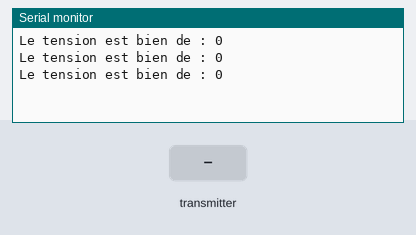
A sketch run on a simulated ESP8266 (NodeMCU). Parts: the last lines printed to the serial monitor. Inputs (shaded band) come from the test bench.

Above: at 1.2 s.
1.3 s: the transmitter starts sending datasensor = 0
At 1.46 s:
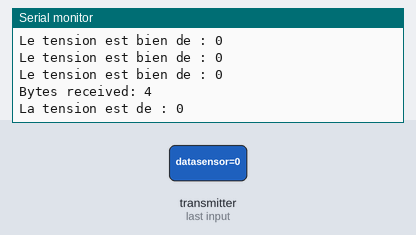
2.8 s: the transmitter starts sending datasensor = 256
At 3.21 s:
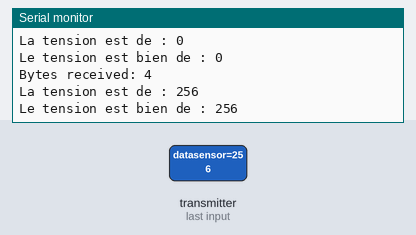

The sketch:

Projet-Code_pour_ESP_receiver.ino
```cpp
/*
 * Ce code est utilisé pour envoyer des données d'un esp à un autre esp
 * il utilise pour cela la communication esp_now
 * Dans ce code ce sont des données d'un capteur FSR qui seront reçues par un esp
 *
 * Cette partie de code-ci est utilisé pour l'appareil receveur de données
*/

int variable = 280;

/*
  =====================================
           BIBLIOTHÈQUES
  =====================================
*/

#include <ESP8266WiFi.h> //bibliothèque pour le WiFI avec l'esp8266
#include <espnow.h> //bibliothèque pour utiliser la communication ESP_NOW |e| esp

/*
  =====================================
             PARTIE ESP_NOW
  =====================================
*/

// Création de la structure d'envoie des données du capteur
// /!\ Doit correspondre avec celle de l'expéditeur
typedef struct struct_message {
  int datasensor;
} struct_message;

// Création d'une struct_message pour appeler myData
struct_message myData;

// La fonction Callback qui sera exécutée lors de la récéption des données
void OnDataRecv(uint8_t * mac, uint8_t *incomingData, uint8_t len) {
  memcpy(&myData, incomingData, sizeof(myData));
  // On affiche les données du capteur qui sont reçues dans la variable datasensor
  Serial.print(F("Bytes received: "));
  Serial.println(len);
  Serial.print(F("La tension est de : "));
  Serial.println(myData.datasensor);  //appel de la variable datasensor crée dans la fct myData (typedef)
  Serial.println();

}


/*============================================================================================
  ++++++++++++++++++++++++++++++++++++++++++++++++++++++++++++++++++++++++++++++++++++++++++++

                                  VOID SETUP / FCT PRINCIPAL

  ++++++++++++++++++++++++++++++++++++++++++++++++++++++++++++++++++++++++++++++++++++++++++++
============================================================================================*/

void setup() {
  // Initialisation avec le moniteur série d'Arduino
  Serial.begin(115200);
  // Initialisation du port série 1 de la carte ESP
  Serial1.begin(115200);

  // Configuration de l'appareil en tant que station WiFi
  WiFi.mode(WIFI_STA);

  // Initialisation de la communication ESP-NOW
  if (esp_now_init() != 0) {
    Serial.println("Erreur lors de l'initialisation de la communication ESP_NOW");
    return;
  }

  // Une fois la communication établie:
  // enregistrement pour recevoir les infos des envoies des packets
  esp_now_set_self_role(ESP_NOW_ROLE_SLAVE); // déf du rôle de l'esp8266
  esp_now_register_recv_cb(OnDataRecv); //enregistrement à la fct de rappel lors de la récéption des données
}

/*============================================================================================
  ++++++++++++++++++++++++++++++++++++++++++++++++++++++++++++++++++++++++++++++++++++++++++++

                                  VOID LOOP / EXECUTION DU PROGRAMME

  ++++++++++++++++++++++++++++++++++++++++++++++++++++++++++++++++++++++++++++++++++++++++++++
==============================================================================================*/

void loop() {

    // On récupère la valeur de la tension en mV dans la variable 'variable'
  variable = myData.datasensor;

  Serial.print (F("Le tension est bien de : "));
  Serial.println(variable);
  // On écrit sur le port série la valeur du capteur
  // Celle-ci est sur max 4 octets donc on l'envoie octet par octet
  Serial1.write(variable & 0xFF); // octet de poids faible
  Serial1.write(( variable >>8) & 0xFF);
  Serial1.write(( variable >>16) & 0xFF);
  Serial1.write(( variable >>24) & 0xFF); // octet de poids fort

  delay(500);
}
```

Measured:
- after the input at 1.3 s, the serial monitor: prints a new line at once (image 1)
- after the input at 2.8 s, the serial monitor: prints a new line at once (image 2)
